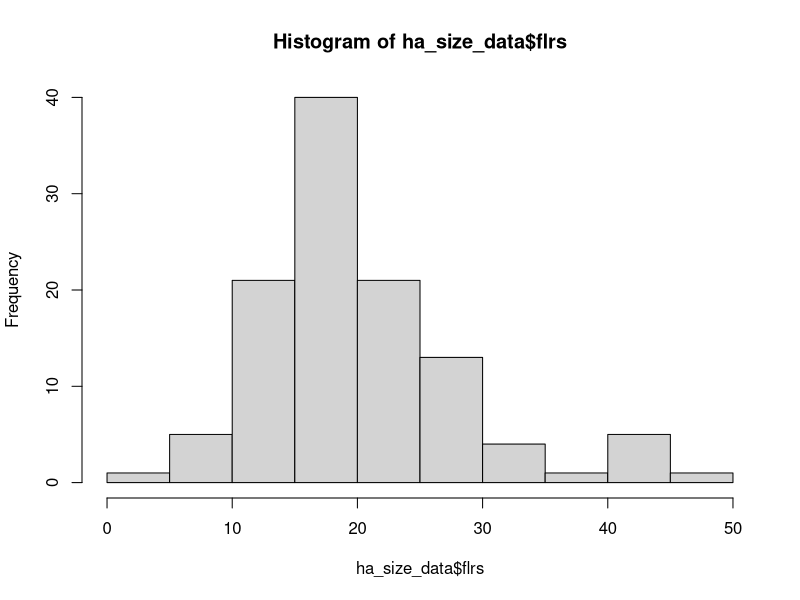

The R source for this figure: (Note: this script raises an error after producing the figure.)
# Data from 1998 pilot study on potential costs of reproduction in Heliconia
# acuminata. Conducted at the BDFFPs Camp 41.

# load packages -----------------------------------------------------------

library(tidyverse)
library(readxl)




# load individual datafiles -----------------------------------------------

# Plant Size at T0
ha_size_aug98 <- read_xls("./data_raw/LEAF_AREAS_AUG_1998.xls", skip = 1) %>%
  rename(
    "plant_id" = "PLANT #",
    "shoots" = "SHOOTS",
    "lf_length" = "LF LGTH",
    "prop_missing" = "% MISSING"
  ) %>%
  fill(shoots, .direction = "down") %>% # fill in shoot no. for each plant
  select(
    -"...8",
    -"LF AREA",
    -"AREA MISS",
    -"TOTAL AREA"
  ) # we are going to delete the values of
# some variables which were calculated with
# formulas in excel and recalculate them here

# Correct the data type for plant id no
ha_size_aug98$plant_id <- as.factor(ha_size_aug98$plant_id)
# Plant heights
AREAS <- read_xls("./data_raw/AREAS.xls")
ht_aug98 <- AREAS %>%
  select(
    `PLANT ID#`,
    `HEIGHT-AUG 98`,
    treatment
  ) %>%
  rename(
    "plant_id" = `PLANT ID#`,
    "ht" = `HEIGHT-AUG 98`,
    "trt" = "treatment"
  )

ht_aug98$plant_id <- as.factor(ht_aug98$plant_id)
ht_aug98$trt <- as.factor(ht_aug98$trt)


# calculate area of leaves ------------------------------------------------

# change NA in prop_missing to zeros
ha_size_aug98 <- ha_size_aug98 %>%
  replace_na(list(prop_missing = 0))

# Using this regression equation
# sqrt(lf_area)=1.721+0.35*lf_length
# calculate the area of a leaf based on its length

ha_size_aug98 <- ha_size_aug98 %>%
  mutate(lf_area = ((1.721 + 0.35 * lf_length)^2))

# calculate the amount of leaf area missing
ha_size_aug98 <- ha_size_aug98 %>%
  mutate(lf_area_missing = (lf_area * prop_missing))

# calculate the corrected area of each leaf
ha_size_aug98 <- ha_size_aug98 %>%
  mutate(lf_area_corrected = (lf_area - lf_area_missing))


# calculate total plant leaf area -----------------------------------------

# summarize the total leaf area of a plant
ha_size_aug98 <- ha_size_aug98 %>%
  group_by(plant_id) %>%
  mutate(total_la = round(sum(lf_area_corrected), digits = 1)) %>%
  mutate(lvs = n()) %>%
  slice(1) %>%
  select(plant_id, shoots, total_la, lvs)

# The number of shoots for plant 79 is a typo, should be 5
ha_size_aug98$shoots <- ifelse(ha_size_aug98$plant_id == "79", 5,
  ha_size_aug98$shoots
)









# add height data to LA data ----------------------------------------------
ha_size_aug98 <- left_join(ha_size_aug98, ht_aug98) %>% 
  relocate(trt,ht,shoots,lvs,.after=plant_id)
# 
rm(ht_aug98)

ha_size_aug98$yr<-as.factor("1998")
ha_size_aug98$mo<-as.factor("08")

ha_size_aug98 <- ha_size_aug98 %>%
  select(
    plant_id,
    trt,
    lvs,
    shoots,
    total_la,
    ht,
    yr,
    mo
  )

summary(ha_size_aug98)


# Jan 1998 data -----------------------------------------------------------
colnames(AREAS)
ha_size_jan98 <- AREAS %>%
  select(
    "plant_id" = `PLANT ID#`,
    "trt" = treatment,
    "flrs" = "# OF FLRS 98",
    "frts_collected" = "FRUITS COLLECTED 98",
    "dev_frts" = "# OF DEV FRTS 98",
    "sds_collected" = "#seeds collected 1998",
    "total_la" = "AREA-JAN 98",
    "shoots" = "SHOOTS JAN 98",
    "ht" = "HEIGHT-JAN 98"
  )

ha_size_jan98$plant_id <- as.factor(ha_size_jan98$plant_id)
ha_size_jan98$trt <- as.factor(ha_size_jan98$trt)

ha_size_jan98$yr<-as.factor("1998")
ha_size_jan98$mo<-as.factor("01")

names(ha_size_aug98)
names(ha_size_jan98)
ha_size_data <- 
  bind_rows(ha_size_jan98, ha_size_aug98) %>% 
    # Change the treatment ID from numbers to useful codes
    mutate(trt=case_when( 
    trt == "1" ~ "fert_pollen",
    trt == "2" ~ "pollen",
    trt == "3" ~ "fert",
    trt == "4" ~ "control",
    TRUE ~ as.character(trt))
    ) %>% 
  arrange(plant_id,yr,mo) %>% 
  mutate(trt=as.factor(trt))
  

# replace NA in frts and seeds with zero ----------------------------------

ha_size_data <- replace_na(
  ha_size_data,
  list(frts_collected = 0, sds_collected = 0)
)


# quick visualizations ----------------------------------------------------

hist(ha_size_data$flrs)



plant_repro_summary<-ha_size_data %>% 
  group_by(plant_id) %>% 
  filter(mo=="01") %>% 
  select(flrs, dev_frts,frts_collected,sds_collected) %>% 
  ungroup() %>% 
  summarize(
    mean_flrs=mean(flrs, na.rm=TRUE),
    mean_frts_dev=mean(dev_frts, na.rm=TRUE),
    mean_frts_collect=mean(frts_collected, na.rm=TRUE),
    mean_sds=mean(sds_collected, na.rm=TRUE),
    sd_flrs=sd(flrs, na.rm=TRUE),
    sd_frts_dev=mean(dev_frts, na.rm=TRUE),
    sd_frts_collect=sd(frts_collected, na.rm=TRUE),
    sd_sds=sd(sds_collected, na.rm=TRUE)
            ) %>% 
  pivot_longer(
    cols = starts_with("mean"),
    values_to = 'mean',
    names_prefix = "mean_",
    names_to= 'stage') 
plant_repro_summary
#TODO: there has to be a tidy way to do this
plant_repro_summary$sd<-NA
plant_repro_summary$sd[1]<-plant_repro_summary$sd_flrs[1]
plant_repro_summary$sd[2]<-plant_repro_summary$sd_frts_dev[1]
plant_repro_summary$sd[3]<-plant_repro_summary$sd_frts_collect[1]
plant_repro_summary$sd[4]<-plant_repro_summary$sd_sds[1]


plant_repro_summary
plant_repro_summary <-plant_repro_summary %>% 
  select(stage,mean,sd)


ranges<-ha_size_data %>% 
  filter(mo=="01") %>%  
  summarize(range_flrs=range(flrs, na.rm=TRUE),
            range_dev_frts=range(dev_frts, na.rm=TRUE),
            range_frts_collected=range(frts_collected, na.rm=TRUE),
            summarize(range_sds=range(sds_collected, na.rm=TRUE))
            )

  

plant_repro_summary


hist(ha_size_data$frts_collected)
hist(ha_size_data$sds_collected)


# save as a CSV file ------------------------------------------------------
write_csv(ha_size_data, "./data_clean/ha_size_data_1998_cor.csv")

# TODO: need to do the following

# 108 missing in Jan
# what is difference btween seeds collected and sds?
# need to change the jan data to the import leaf-level data and add it up,
# i.e., enter the original data from notebooks
